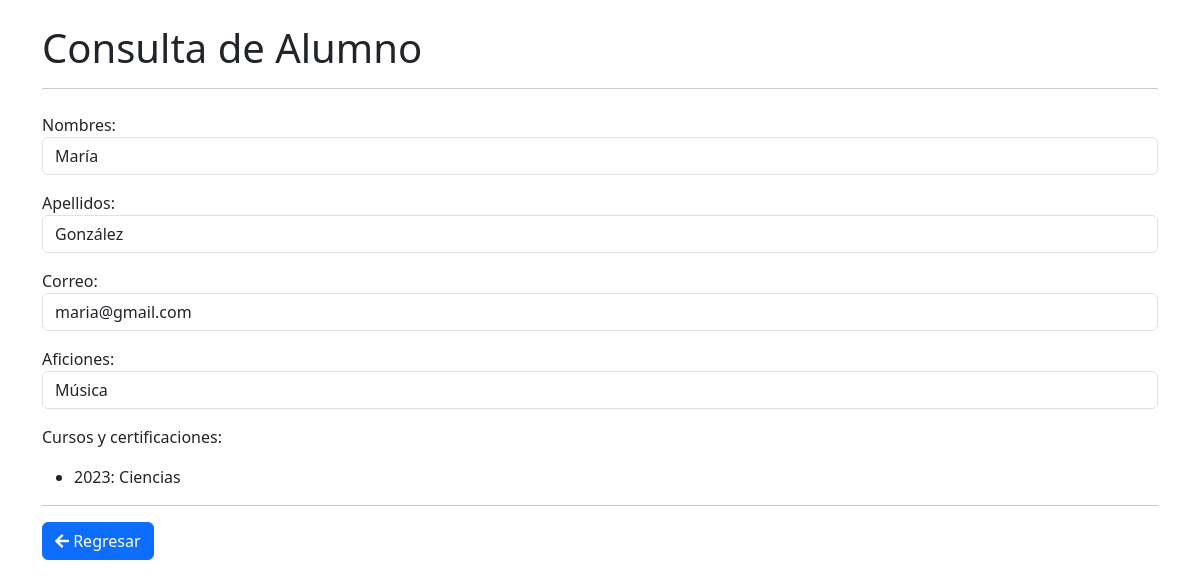
The page /ver.php?id_alumno=2 on the database its author committed.
### tables this page shows
CREATE TABLE ALUMNO (
    id_alumno INT AUTO_INCREMENT PRIMARY KEY,
    nombres VARCHAR(50),
    apellidos VARCHAR(50),
    correo VARCHAR(30),
    aficiones VARCHAR(100),
    id_usuario INT,
    FOREIGN KEY (id_usuario) REFERENCES USUARIO(id_usuario) ON DELETE CASCADE
);

CREATE TABLE ALUMNO_CURSOS (
    id_alumno INT,
    id_curso INT,
    anio INT,
    FOREIGN KEY (id_alumno) REFERENCES ALUMNO(id_alumno) ON DELETE CASCADE,
    FOREIGN KEY (id_curso) REFERENCES CURSOS(id_curso) ON DELETE CASCADE
);

CREATE TABLE CURSOS (
    id_curso INT AUTO_INCREMENT PRIMARY KEY,
    nombre VARCHAR(50)
);

### ver.php (the view, shortened to what this page needs)
<?php
require_once "db.php";
$stmt = $pdo->prepare("SELECT * FROM alumno where id_alumno = :idx");
$stmt->execute(array(":idx" => $_GET['id_alumno']));
$row = $stmt->fetch(PDO::FETCH_ASSOC);
$fn = htmlentities($row['nombres']);
$ln = htmlentities($row['apellidos']);
$em = htmlentities($row['correo']);
$af = htmlentities($row['aficiones']);
?>
<html>
<head>
<?php include 'head.php'; ?>
</head><body>
<div class="container">
        <h1 class="mt-4">Consulta de Alumno</h1>
        <hr>
        <form class="mt-4">
            <div class="form-group">
                <label for="nombres">Nombres:</label>
                <p class="form-control" id="nombres"><?php echo($fn); ?></p>
            </div>
            <div class="form-group">
                <label for="apellidos">Apellidos:</label>
                <p class="form-control" id="apellidos"><?php echo($ln); ?></p>
            </div>
            <div class="form-group">
                <label for="correo">Correo:</label>
                <p class="form-control" id="correo"><?php echo($em); ?></p>
            </div>
            <div class="form-group">
                <label for="aficiones">Aficiones:</label>
                <p class="form-control" id="aficiones"><?php echo($af); ?></p>
            </div>
            <p>Cursos y certificaciones:</p>
            <ul>
<?php
	$stmt = $pdo->prepare("SELECT ac.anio, c.nombre FROM alumno_cursos ac inner join cursos c
							on c.id_curso = ac.id_curso
							where ac.id_alumno = :idx");
	$stmt->execute(array(":idx" => $_GET['id_alumno']));
	$result = $stmt -> fetchAll();
	foreach( $result as $row ) {
		echo "<li>".$row['anio'] ;
		echo ": ";
		echo $row['nombre'];
		echo "</li>";
	}
?>
</ul>
<hr>
<a class="btn btn-primary" href="index.php"><i class="fas fa-arrow-left"></i> Regresar</a>
</form>

### rows shown on the page
alumno: nombres "María", apellidos "González", correo "maria@gmail.com", aficiones "Música"
alumno_cursos: anio "2023", id_curso.nombre "Ciencias"
